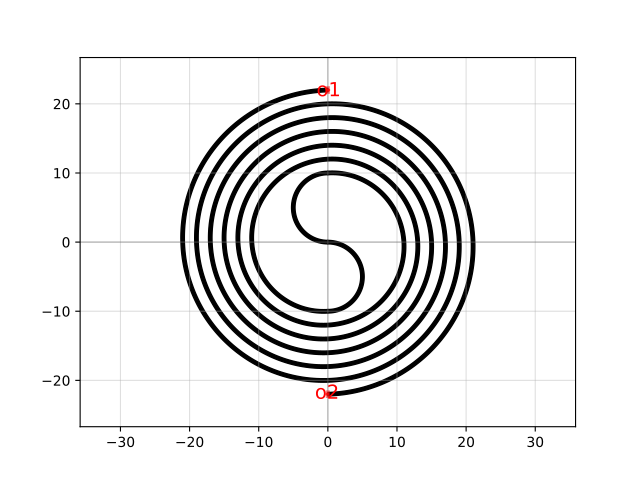

This chart was generated by the following Python code:
import gdsfactory as gf

c = gf.components.spiral_double(min_bend_radius=10.0, separation=2.0, number_of_loops=3, npoints=1000, cross_section='strip')
c.plot()
